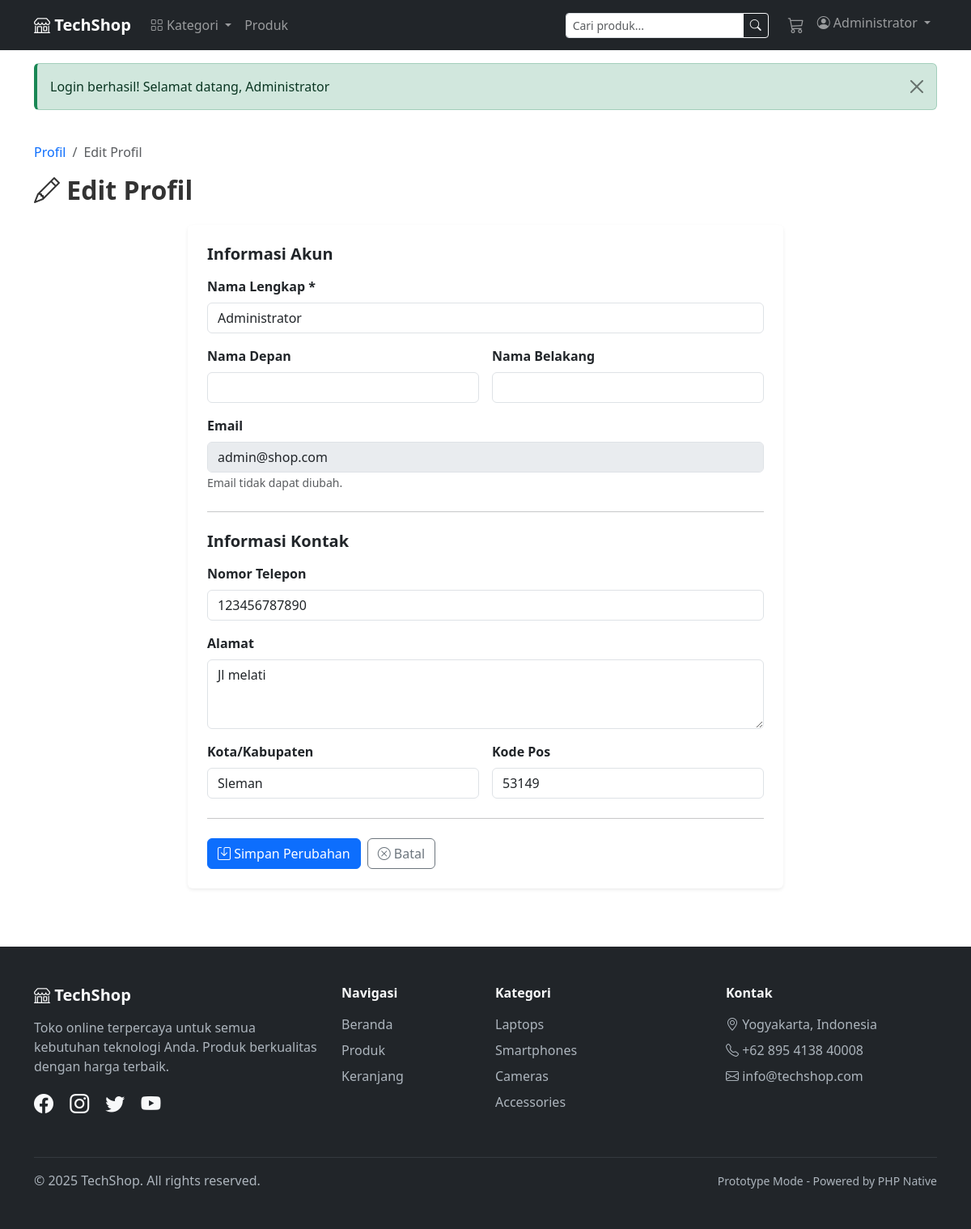
Screenshot of /user/profile.php (signed in) with the database file from the repository.
### tables this page shows
CREATE TABLE `users` (
  `id` int(11) NOT NULL,
  `name` varchar(100) NOT NULL,
  `email` varchar(100) NOT NULL,
  `password` varchar(255) NOT NULL COMMENT 'Prototype: MD5 hash (HARUS MIGRASI ke password_hash)',
  `is_admin` tinyint(1) DEFAULT 0 COMMENT '0=Customer, 1=Admin',
  `created_at` timestamp NULL DEFAULT current_timestamp()
);

CREATE TABLE `user_info` (
  `id` int(11) NOT NULL,
  `user_id` int(11) NOT NULL,
  `first_name` varchar(100) DEFAULT NULL,
  `last_name` varchar(100) DEFAULT NULL,
  `address` text DEFAULT NULL,
  `phone` varchar(20) DEFAULT NULL,
  `city` varchar(100) DEFAULT NULL,
  `postal_code` varchar(10) DEFAULT NULL
);

### db.php (called while the page is built, shortened)
<?php
function clean($string) {
    return htmlspecialchars(trim($string), ENT_QUOTES, 'UTF-8');
}
?>

### user/profile.php (the view, shortened to what this page needs)
<?php
require_once '../db.php';
$user_id = $_SESSION['user_id'];
$user_query = "SELECT u.*, ui.*
               FROM users u
               LEFT JOIN user_info ui ON u.id = ui.user_id
               WHERE u.id = $user_id";
$user_result = mysqli_query($conn, $user_query);
$user = mysqli_fetch_assoc($user_result);
include '../header.php';
?>
<div class="container py-4">
    <nav aria-label="breadcrumb">
        <ol class="breadcrumb">
            <li class="breadcrumb-item"><a href="<?php echo BASE_URL; ?>/user/index.php">Profil</a></li>
            <li class="breadcrumb-item active">Edit Profil</li>
        </ol>
    </nav>
    <h2 class="fw-bold mb-4"><i class="bi bi-pencil"></i> Edit Profil</h2>
    <div class="row justify-content-center">
        <div class="col-lg-8">
            <div class="card border-0 shadow-sm">
                <div class="card-body p-4">
                    <form method="POST" action="">
                        <h5 class="fw-bold mb-3">Informasi Akun</h5>
                        <div class="mb-3">
                            <label class="form-label fw-bold">Nama Lengkap *</label>
                            <input type="text" class="form-control" name="name" required
                                   value="<?php echo clean($user['name']); ?>">
                        </div>
                        <div class="row g-3 mb-3">
                            <div class="col-md-6">
                                <label class="form-label fw-bold">Nama Depan</label>
                                <input type="text" class="form-control" name="first_name"
                                       value="<?php echo clean($user['first_name'] ?? ''); ?>">
                            </div>
                            <div class="col-md-6">
                                <label class="form-label fw-bold">Nama Belakang</label>
                                <input type="text" class="form-control" name="last_name"
                                       value="<?php echo clean($user['last_name'] ?? ''); ?>">
                            </div>
                        </div>
                        <div class="mb-3">
                            <label class="form-label fw-bold">Email</label>
                            <input type="email" class="form-control" value="<?php echo clean($user['email']); ?>" disabled>
                            <small class="text-muted">Email tidak dapat diubah.</small>
                        </div>
                        <hr class="my-4">
                        <h5 class="fw-bold mb-3">Informasi Kontak</h5>
                        <div class="mb-3">
                            <label class="form-label fw-bold">Nomor Telepon</label>
                            <input type="tel" class="form-control" name="phone"
                                   value="<?php echo clean($user['phone'] ?? ''); ?>"
                                   placeholder="08123456789">
                        </div>
                        <div class="mb-3">
                            <label class="form-label fw-bold">Alamat</label>
                            <textarea class="form-control" name="address" rows="3"
                                      placeholder="Jalan, Nomor Rumah, RT/RW"><?php echo clean($user['address'] ?? ''); ?></textarea>
                        </div>
                        <div class="row g-3 mb-3">
                            <div class="col-md-6">
                                <label class="form-label fw-bold">Kota/Kabupaten</label>
                                <input type="text" class="form-control" name="city"
                                       value="<?php echo clean($user['city'] ?? ''); ?>"
                                       placeholder="Contoh: Jakarta">
                            </div>
                            <div class="col-md-6">
                                <label class="form-label fw-bold">Kode Pos</label>
                                <input type="text" class="form-control" name="postal_code"
                                       value="<?php echo clean($user['postal_code'] ?? ''); ?>"
                                       placeholder="12345">
                            </div>
                        </div>
                        <hr class="my-4">
                        <div class="d-flex gap-2">
                            <button type="submit" class="btn btn-primary">
                                <i class="bi bi-save"></i> Simpan Perubahan
                            </button>
                            <a href="<?php echo BASE_URL; ?>/user/index.php" class="btn btn-outline-secondary">
                                <i class="bi bi-x-circle"></i> Batal
                            </a>
                        </div>
                    </form>
                </div>
            </div>
        </div>
    </div>
</div>
<?php include '../footer.php'; ?>

### css/style.css (style rules this page uses)
:root { --primary-color: #0d6efd; --secondary-color: #6c757d; --success-color: #198754; --danger-color: #dc3545; --warning-color: #ffc107; --info-color: #0dcaf0; --dark-color: #212529; --light-bg: #f8f9fa; }
body { font-family: 'Segoe UI', Tahoma, Geneva, Verdana, sans-serif; color: #333; }
.btn { transition: all 0.3s ease; }
.card { transition: box-shadow 0.3s ease; }
.breadcrumb { background-color: transparent; padding: 0; }
.breadcrumb-item a { text-decoration: none; color: var(--primary-color); }

### rows the page displays
users: name "Administrator", email "admin@shop.com"
user_info: phone "123456787890", address "Jl melati", city "Sleman", postal_code "53149"

### other values shown
$_SESSION['user_name'] "Administrator"
$flash['message'] "Login berhasil! Selamat datang, Administrator"
